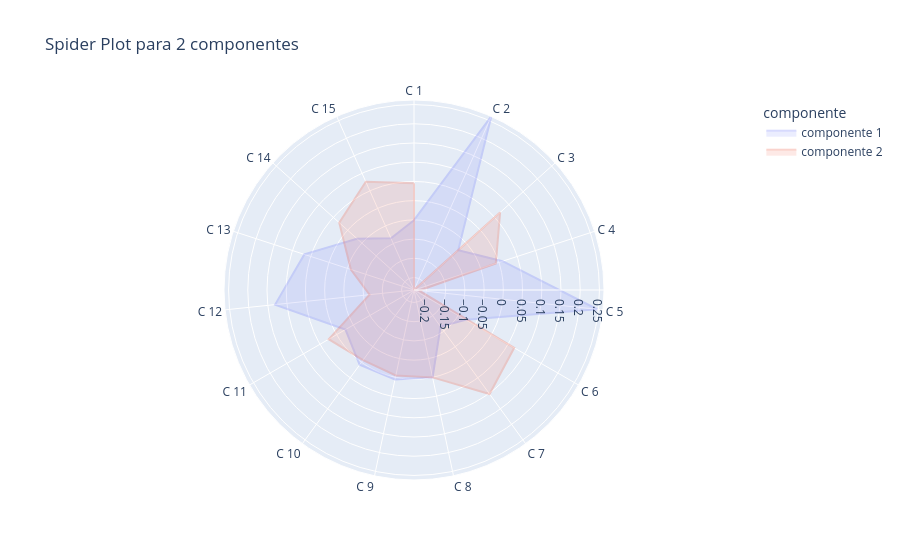

Notebook source saved alongside this figure:
### Code cell
components = 2
gmm = GaussianMixture(n_components=components, random_state=42, max_iter=10000)
gmm.fit(df_dqi_pca)
labels = gmm.predict(df_dqi_pca)
plot_component_spider_plotly(gmm.means_,components)
score = silhouette_score(df_dqi_pca, labels)

print(score)

### Figure 1 — Plotly figure (JSON) as saved in the notebook; plotly's stock layout.template omitted (floating-point values rounded to 4 significant figures)
{"data": [{"fill": "toself", "hovertemplate": "componente=componente 1<br>Valor=%{r}<br>Caracteristica=%{theta}<extra></extra>", "legendgroup": "componente 1", "line": {"color": "#636efa", "dash": "solid"}, "marker": {"symbol": "circle"}, "mode": "lines", "name": "componente 1", "opacity": 0.25, "r": [-0.05078, 0.2619, -0.07766, 0.009742, 0.2467, -0.07724, -0.1149, 5.212e-05, 0.005664, 0.008066, -0.02665, 0.1309, 0.06748, -0.03289, -0.08535, -0.05078], "showlegend": true, "subplot": "polar", "theta": ["C 1", "C 2", "C 3", "C 4", "C 5", "C 6", "C 7", "C 8", "C 9", "C 10", "C 11", "C 12", "C 13", "C 14", "C 15", "C 1"], "type": "scatterpolar"}, {"fill": "toself", "hovertemplate": "componente=componente 2<br>Valor=%{r}<br>Caracteristica=%{theta}<extra></extra>", "legendgroup": "componente 2", "line": {"color": "#EF553B", "dash": "solid"}, "marker": {"symbol": "circle"}, "mode": "lines", "name": "componente 2", "opacity": 0.25, "r": [0.04507, -0.2325, 0.06893, -0.008647, -0.219, 0.06855, 0.102, -4.626e-05, -0.005028, -0.007159, 0.02365, -0.1162, -0.0599, 0.02919, 0.07575, 0.04507], "showlegend": true, "subplot": "polar", "theta": ["C 1", "C 2", "C 3", "C 4", "C 5", "C 6", "C 7", "C 8", "C 9", "C 10", "C 11", "C 12", "C 13", "C 14", "C 15", "C 1"], "type": "scatterpolar"}], "layout": {"legend": {"title": {"text": "componente"}, "tracegroupgap": 0}, "polar": {"angularaxis": {"direction": "clockwise", "rotation": 90}, "domain": {"x": [0, 1], "y": [0, 1]}}, "title": {"text": "Spider Plot para 2 componentes"}}}
